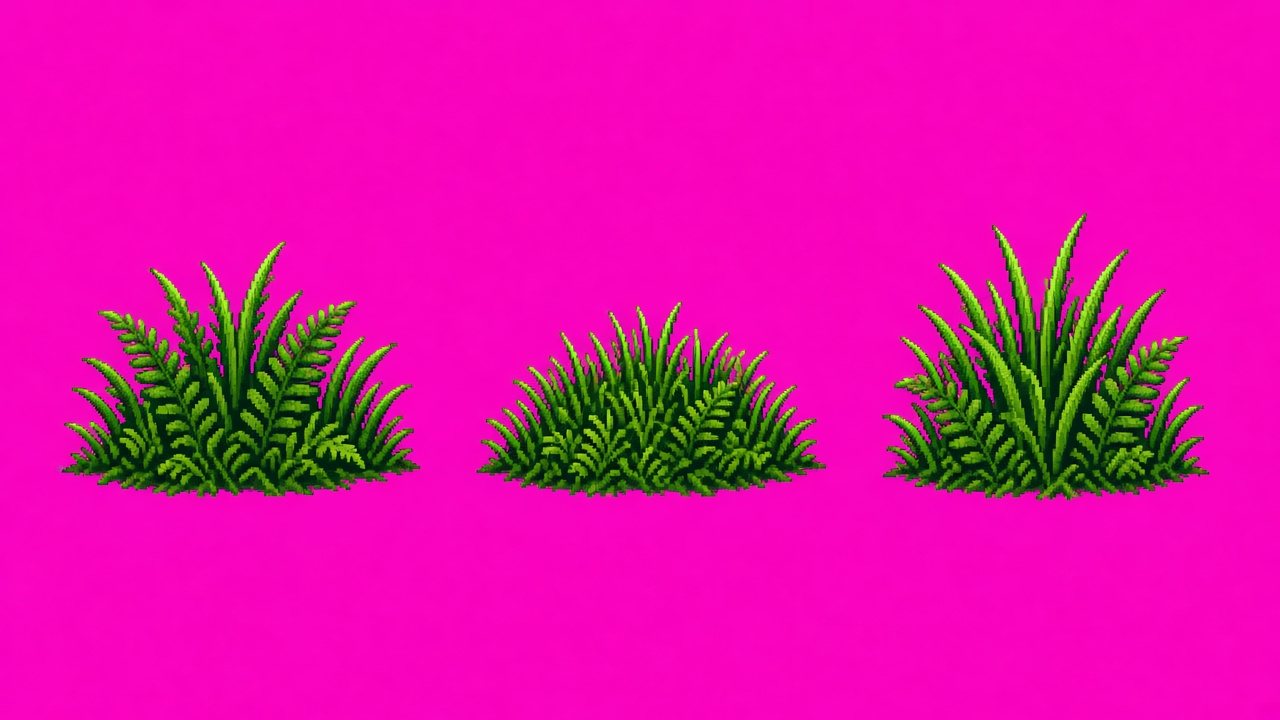
#> input picture art-src/props/stage1/grass-ferns-sheet.png, 1280 x 720 px, given in place of lantern.png, which was not available
$ python slice_props.py
#> lines starting #> are read from the running program, lines starting #| are printed output that depends on the picture; after the words box and inside, x2 and y2 are one past the last pixel; in counts of white or black regions, pixels touching at a corner belong together
#> in main, im is the input picture: PIL image 1280x720 RGB; mean R, G, B 219.8, 17.6, 164.3
### scripts/art/slice_anim.py
#!/usr/bin/env python3
"""Slice Cursor's AI action sheets (art-src/anim/<char>/*.png, flat magenta bg) into
game-ready sprite atlases: public/art/anim/<char>.png + data/anim/<char>.json.

- chroma-key the (not exactly #FF00FF) background using the border median colour
- split N frames (N from manifest) at the emptiest column near each 1/N boundary
- normalise scale ACROSS sheets by the area of a stable colour (hair / fur), because
  the generator drew every sheet at a slightly different size
- premultiplied downscale (no magenta fringe), alpha threshold, one shared palette
- feet on the bottom row, body centred, uniform cell size per character

Run: python3 scripts/art/slice_anim.py [art-root]   (ONLY=lobster,mirrorowl to re-slice some sets)
"""
import sys, json, os
import numpy as np
from scipy import ndimage
from PIL import Image

OUT = 'public/art/anim/'

# Character → (target standing height px, reference sheet, colour-key fn for scale, anims)
def hair_black(a):  # 倫寶's black hair + dark shoes
    mx = a.max(-1); mn = a.min(-1)
    return (mx < 70) & (mx - mn < 30)
def hair_brown(a):  # 琪寶寶's brown ponytail
    r, g, b = a[..., 0].astype(int), a[..., 1].astype(int), a[..., 2].astype(int)
    return (r > 70) & (r < 175) & (g > 35) & (g < 115) & (b < 70) & (r - b > 45) & (r > g)
def fur(a):  # 噗噗's golden fur
    r, g, b = a[..., 0].astype(int), a[..., 1].astype(int), a[..., 2].astype(int)
    return (r > 170) & (g > 110) & (b < 110) & (r - b > 90)

def fish_red(a):  # 紅魚 body
    r, g, b = a[..., 0].astype(int), a[..., 1].astype(int), a[..., 2].astype(int)
    return (r > 170) & (g < 140) & (b < 130) & (r - g > 70)
def wood(a):  # 帽仔兵 wooden body + straw hat
    r, g, b = a[..., 0].astype(int), a[..., 1].astype(int), a[..., 2].astype(int)
    return (r > 140) & (g > 90) & (g < 190) & (b < 100) & (r - b > 80)
def wood_dark(a):  # 機械豬 barrel staves
    r, g, b = a[..., 0].astype(int), a[..., 1].astype(int), a[..., 2].astype(int)
    return (r > 80) & (r < 170) & (g > 40) & (g < 110) & (b < 70) & (r - b > 50)

def bee_yellow(a):  # 蜜蜂 / 女王蜂 yellow stripes
    r, g, b = a[..., 0].astype(int), a[..., 1].astype(int), a[..., 2].astype(int)
    return (r > 200) & (g > 160) & (b < 110)
def squirrel_fur(a):  # 蜜僵松鼠 brown fur
    r, g, b = a[..., 0].astype(int), a[..., 1].astype(int), a[..., 2].astype(int)
    return (r > 110) & (r < 210) & (g > 55) & (g < 130) & (b < 80) & (r - b > 60)

def lobster_red(a):  # 龍蝦兵 shell
    r, g, b = a[..., 0].astype(int), a[..., 1].astype(int), a[..., 2].astype(int)
    return (r > 150) & (g < 90) & (b < 80) & (r - g > 80)
def fish_gold(a):  # 油甘魚攤主 yellow skin
    r, g, b = a[..., 0].astype(int), a[..., 1].astype(int), a[..., 2].astype(int)
    return (r > 150) & (g > 120) & (b < 90) & (r - b > 80)
def mirror_white(a):  # 鏡影雜兵 mask
    mx = a.max(-1).astype(int); mn = a.min(-1).astype(int)
    return (mn > 165) & (mx - mn < 50)
def owl_silver(a):  # 月橋鏡鴞 feathers
    mx = a.max(-1).astype(int); mn = a.min(-1).astype(int)
    return (mx > 120) & (mx - mn < 45)

# Output resolution multiplier per set (frames are drawn RES x bigger than the 640x360 logical
# size and shown at 1/RES by the engine: see heroAnims.markHd). Sets not listed stay 1x.
HD = {c: 2 for c in ('lunbo', 'kibobo', 'pupu', 'fish', 'hatsoldier', 'mechpig', 'beesoldier', 'squirrel', 'minibee', 'egg', 'queen',
                     'lobster', 'stallkeeper', 'mirrorshade', 'mirrorowl')}
# Logical cell size of the 1x sheets. HD cells are never smaller, so physics bodies (噗噗's body is its
# whole frame) and body offsets stay exactly what the 1x game was tuned with.
MIN_CELL = {'lunbo': (84, 81), 'kibobo': (90, 89), 'pupu': (58, 63)}

# [8 lines left out: function cell_1x, not called in this run]
MAX_SHEET_W = 4096  # keep atlases within the smallest common GPU texture limit

CHARS = {
    'lunbo': dict(height=72, ref='walk', key=hair_black, anims={
        'idle': (6, True), 'walk': (10, True), 'jump': (8, False), 'crouch': (14, False), 'shoot': (16, False),
        'shoot-crouch': (16, False), 'hurt': (10, False), 'ko': (8, False), 'win': (6, True),
        'bike-ride': (12, True), 'bike-jump': (8, False)}),
    'kibobo': dict(height=72, ref='idle', key=hair_brown, anims={
        'idle': (6, True), 'run': (12, True), 'jump': (8, False), 'crouch': (14, False), 'slash1': (18, False),
        'slash2': (18, False), 'slash3': (18, False), 'fan-glide': (8, True), 'hurt': (10, False), 'ko': (8, False), 'win': (6, True),
        'bike-ride': (12, True), 'bike-jump': (8, False), 'fan-float': (8, True)}, keep_largest=['fan-float']),
    'pupu': dict(height=56, ref='idle', key=fur, fit_height=['hollow-idle', 'wake-up'], anims={
        'idle': (6, True), 'walk': (10, True), 'cute-pose': (6, False), 'tackle': (14, False),
        'hollow-idle': (4, True), 'wake-up': (6, False)}),
    # Enemies (art-src/anim/enemies/<dir>). `flip`: sheets the generator drew facing LEFT.
    'fish': dict(height=40, ref='walk', key=fish_red, ref_scale=['die'], dir='enemies/E-01-fish', anims={
        'walk': (8, True), 'charge': (10, False), 'dash': (14, True), 'dizzy': (8, True), 'hit': (12, False), 'die': (10, False)}),
    'hatsoldier': dict(height=56, ref='walk', key=wood, ref_scale=['die'], dir='enemies/E-03-hatsoldier', anims={
        'walk': (8, True), 'throw-low': (12, False), 'throw-high': (12, False), 'hit': (12, False), 'die': (10, False)}),
    'mechpig': dict(height=64, ref='walk', key=wood_dark, ref_scale=['die'], dir='enemies/E-02-mechpig', flip=['walk', 'windup', 'die'], anims={
        'walk': (7, True), 'windup': (8, False), 'lunge': (14, True), 'opening': (8, True), 'block': (14, False), 'die': (10, False)}),
    # Stage 2 (art/stage2)
    'beesoldier': dict(height=40, ref='fly', key=bee_yellow, dir='enemies/E-05-beesoldier', ref_scale=['die'], keep_largest=['dive', 'aim'], anims={
        'fly': (10, True), 'aim': (10, False), 'dive': (14, True), 'stuck': (8, True), 'hit': (12, False), 'die': (10, False)}),
    'squirrel': dict(height=44, ref='walk', key=squirrel_fur, dir='enemies/E-06-zombiesquirrel', ref_scale=['die'], anims={
        'walk': (5, True), 'lunge': (12, False), 'hit': (12, False), 'die': (8, False)}),
    'minibee': dict(height=20, ref='fly', key=bee_yellow, dir='enemies/E-07-minibee', ref_scale=['die'], anims={
        'fly': (14, True), 'die': (10, False)}),
    'egg': dict(height=22, ref='idle', key=bee_yellow, dir='enemies/egg', ref_scale=['hatch', 'break'], anims={
        'idle': (4, True), 'hatch': (8, False), 'break': (12, False)}),
    'queen': dict(height=128, ref='hover', key=bee_yellow, dir='boss/queen-bee', ref_scale=['defeat'], anims={
        'hover': (8, True), 'summon': (8, False), 'land': (8, False), 'lay-eggs': (8, False), 'spray': (10, True),
        'weak': (6, True), 'hurt': (12, False), 'defeat': (6, False)}),
    # Stage 3 (batch M). `src`: anim → (sheet, frames on it, picked frame indices, (row, rows) band).
    # Cursor shipped a few combined sheets (duck+hit+die on one row, 3 owl actions on 3 rows).
    'lobster': dict(height=56, ref='walk', key=lobster_red, dir='enemies/E-08-lobsterguard', ref_scale=['die', 'turn'], anims={
        'walk': (6, True), 'block': (8, False), 'turn': (8, True), 'hit': (12, False), 'die': (10, False)}),
    'stallkeeper': dict(height=56, ref='idle', key=fish_gold, dir='enemies/E-09-stallkeeper', clip=(0.7, 3.2), scale_as={'die': 'hit'}, anims={
        'idle': (6, True), 'throw': (12, False), 'duck': (8, False), 'hit': (12, False), 'die': (10, False)},
        src={'duck': ('duck-hit-die-sheet', 8, [0, 1], None), 'hit': ('duck-hit-die-sheet', 8, [2, 3], None),
             'die': ('duck-hit-die-sheet', 8, [4, 5, 6, 7], None)}),
    'mirrorshade': dict(height=48, ref='float', key=mirror_white, dir='enemies/E-10-mirrorshade', clip=(0.7, 3.2), scale_as={'die': 'hit'}, fit_height=['hit'], anims={
        'float': (8, True), 'dash': (12, True), 'split': (10, False), 'hit': (12, False), 'die': (10, False)},
        src={'hit': ('hit-die-sheet', 11, [4, 5], None), 'die': ('hit-die-sheet', 11, [6, 7, 8, 9], None)}),
    'mirrorowl': dict(height=112, ref='perch', key=owl_silver, dir='boss/mirror-owl', ref_scale=['defeat', 'hurt'], clip=(0.7, 3.2), keep_largest=['guard', 'feather-curtain', 'split'], anims={
        'perch': (6, True), 'fly': (10, True), 'feather-curtain': (8, False), 'split': (8, False), 'guard': (6, True),
        'hurt': (12, False), 'defeat': (6, False)},
        src={'feather-curtain': ('feather-curtain', 4, None, (0, 3)), 'split': ('feather-curtain', 4, None, (1, 3)),
             'guard': ('feather-curtain', 3, None, (2, 3)), 'hurt': ('hurt', 3, [1, 2], None)}),
}

def fg_mask(a):
    border = np.concatenate([a[:4].reshape(-1, 3), a[-4:].reshape(-1, 3), a[:, :4].reshape(-1, 3), a[:, -4:].reshape(-1, 3)])
    bg = np.median(border, axis=0)
#> bg = [249, 3, 190]
    d = np.sqrt(((a.astype(float) - bg) ** 2).sum(-1))
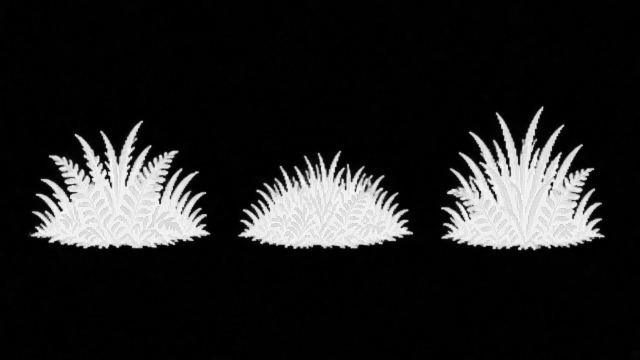
#> d: shape (720, 1280) float64 (shown at 1/2 size); min 0, max 324.1, mean 44; drawn with min black and max white
    fg = d > 70
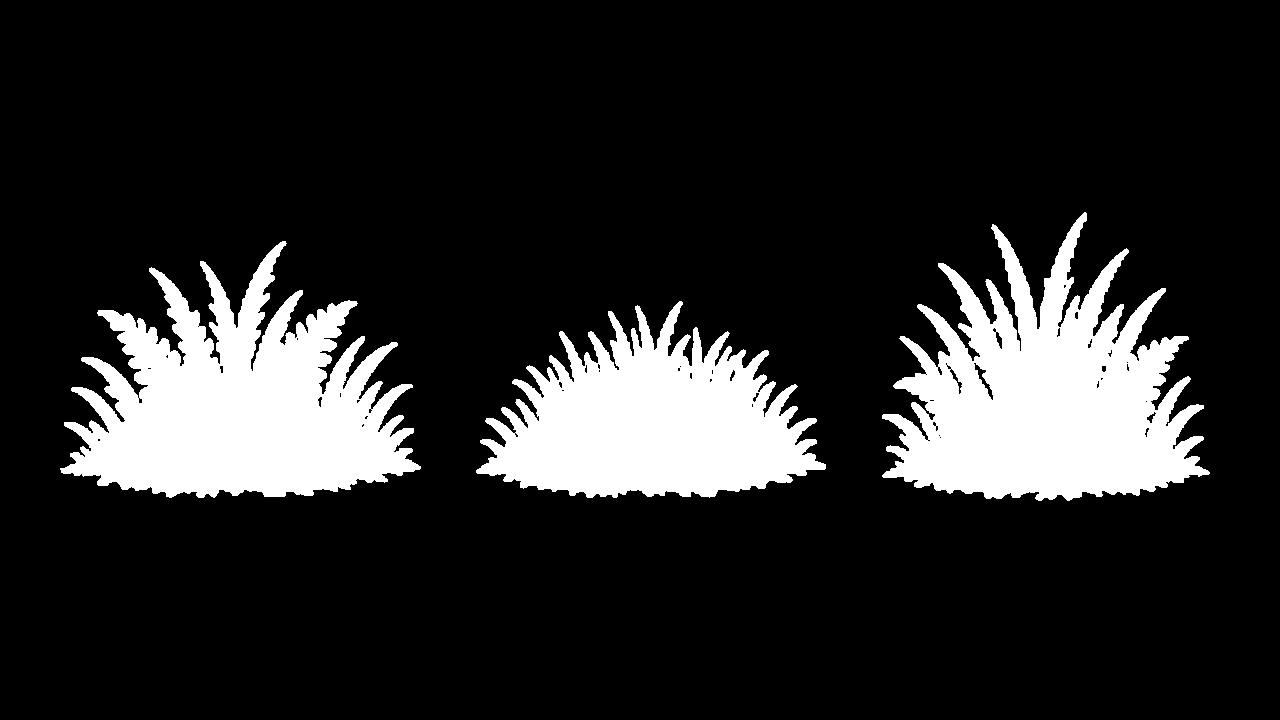
#> fg: shape (720, 1280) bool; 15.5% white; 3 white regions, box (x1, y1, x2, y2) and area: (882, 212, 1210, 501) 51541, (60, 241, 421, 498) 51080, (476, 301, 826, 498) 40110
    # magenta fringe: strongly red+blue, little green — only where it touches the background,
    # so red / pink bodies (紅魚) don't get holes punched in them.
    spill = (a[..., 1] < 40) & (a[..., 0] > 140) & (a[..., 2] > 60)
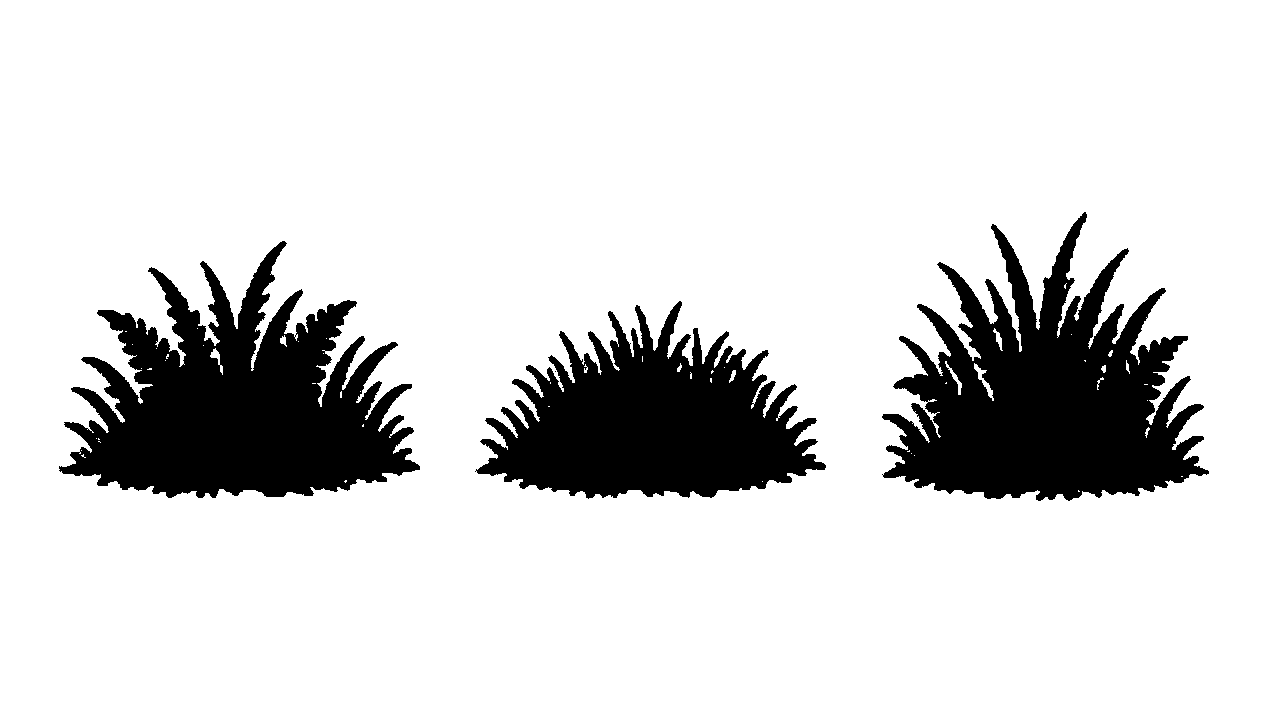
#> spill: shape (720, 1280) bool; 84.8% white; 4 black regions (1 under 20 px), largest, box (x1, y1, x2, y2) and area: (882, 212, 1209, 501) 50354, (59, 241, 420, 498) 50176, (475, 301, 826, 499) 39273
    near_bg = ndimage.binary_dilation(~fg, iterations=2)
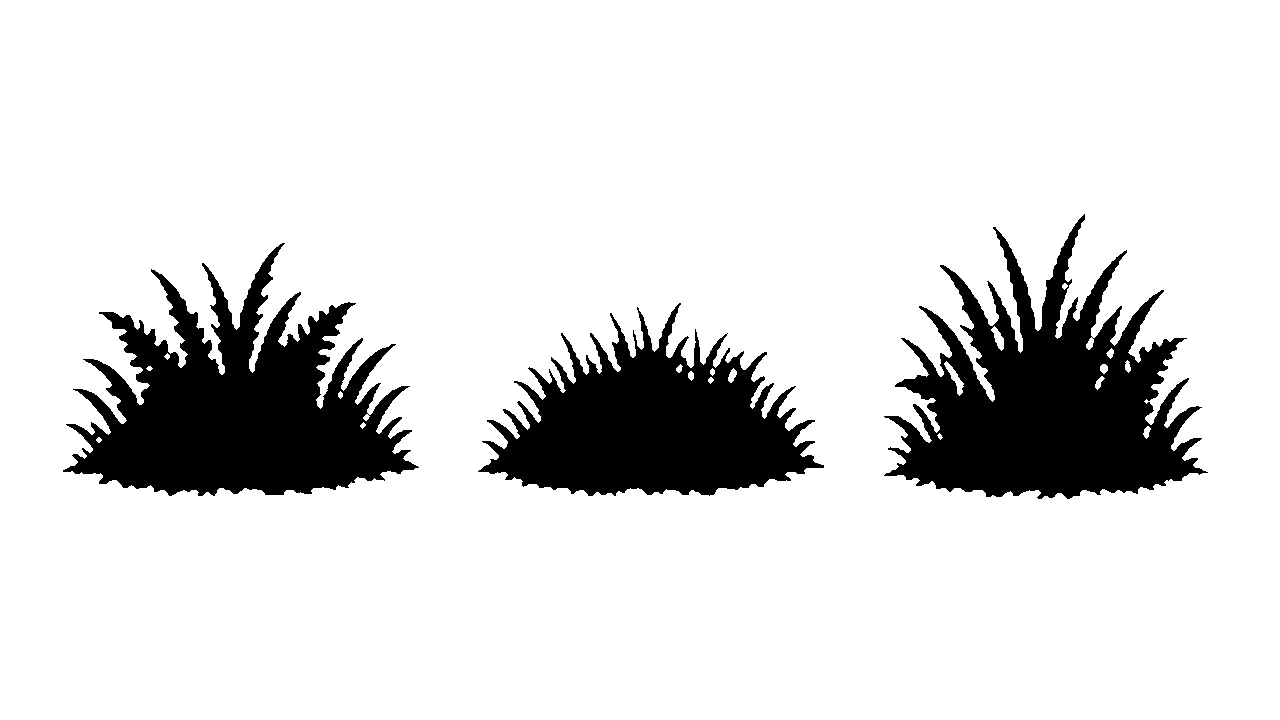
#> near_bg: shape (720, 1280) bool; 86.3% white; 3 black regions, box (x1, y1, x2, y2) and area: (884, 214, 1208, 499) 45205, (63, 243, 419, 496) 45195, (478, 303, 824, 496) 35556
    fg = fg & ~(spill & near_bg)
#> fg: shape (720, 1280) bool; 15.1% white; 3 white regions, box (x1, y1, x2, y2) and area: (882, 212, 1209, 501) 50220, (60, 241, 420, 498) 49975, (476, 301, 826, 498) 39185
    # fill interior holes (dark-red bodies sit close to the crimson background colour),
    # but keep real enclosed background gaps (between an arm and the body) transparent
    holes = ndimage.binary_fill_holes(fg) & ~fg
#> holes: shape (720, 1280) bool; 0.09% white; 31 white regions (19 under 20 px), largest, box (x1, y1, x2, y2) and area: (974, 363, 994, 401) 194, (945, 361, 962, 395) 123, (993, 328, 1002, 351) 85
#> (the rest of the program and of its run is left out)
